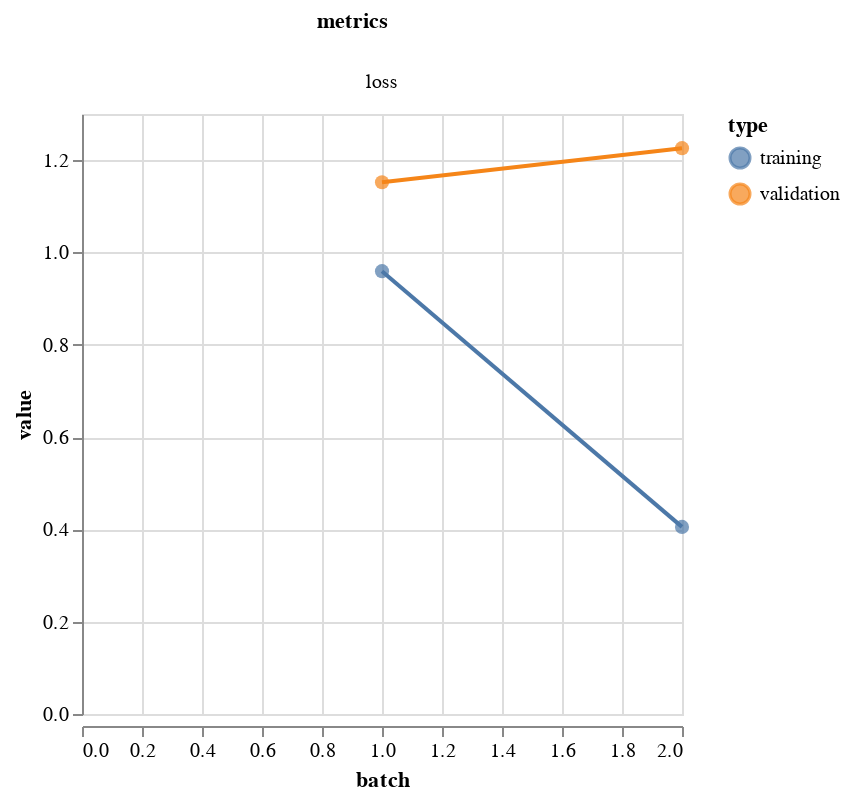

Notebook cell for this chart:
### Code cell
metrics(output.history)

### Figure 1 — Vega-Lite specification as saved in the notebook (floating-point values rounded to 4 significant figures)
{"config": {"view": {"continuousWidth": 400, "continuousHeight": 300}}, "data": {"name": "data-2df5759e115ac41f84b42e508f96ceb1"}, "facet": {"column": {"type": "nominal", "field": "metrics"}}, "spec": {"layer": [{"mark": {"type": "circle", "size": 50}, "encoding": {"color": {"type": "nominal", "field": "type"}, "tooltip": [{"type": "quantitative", "field": "batch"}, {"type": "quantitative", "field": "value"}], "x": {"type": "quantitative", "field": "batch"}, "y": {"type": "quantitative", "field": "value"}}, "height": 300, "width": 300}, {"mark": "line", "encoding": {"color": {"type": "nominal", "field": "type"}, "x": {"type": "quantitative", "field": "batch"}, "y": {"type": "quantitative", "field": "value"}}, "height": 300, "width": 300}]}, "resolve": {"scale": {"y": "independent"}}, "$schema": "https://vega.github.io/schema/vega-lite/v4.8.1.json", "datasets": {"data-2df5759e115ac41f84b42e508f96ceb1": [{"batch": 1, "value": 0.9594, "type": "training", "metrics": "loss"}, {"batch": 2, "value": 0.4054, "type": "training", "metrics": "loss"}, {"batch": 1, "value": 1.152, "type": "validation", "metrics": "loss"}, {"batch": 2, "value": 1.226, "type": "validation", "metrics": "loss"}]}}
